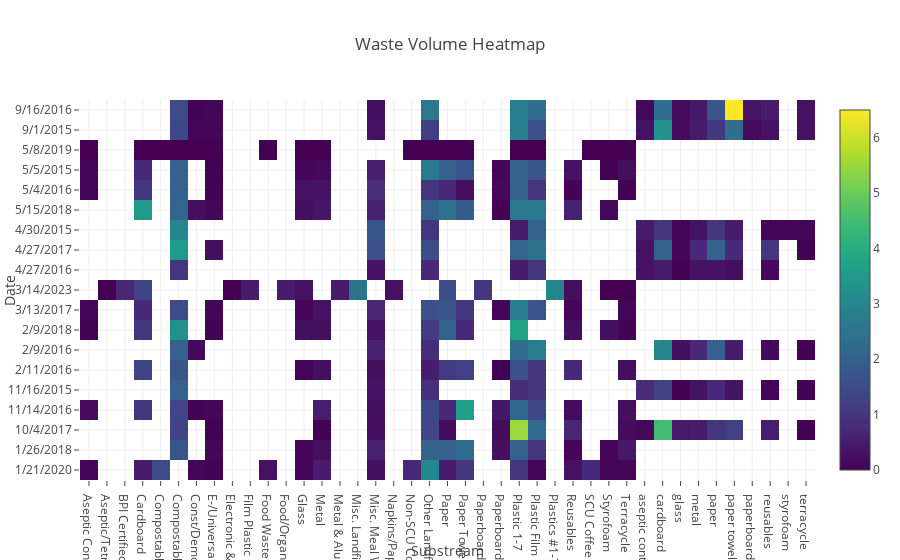

The code cell stored with this chart in its notebook:
### Code cell
# Create the interactive heat map using Plotly
fig_heatmap = go.Figure(data=go.Heatmap(
    z=pivot_table.values,
    x=pivot_table.columns,
    y=pivot_table.index,
    colorscale='Viridis'))

# Customize the layout
fig_heatmap.update_layout(
    title='Waste Volume Heatmap',
    xaxis_title='Substream',
    yaxis_title='Date')

# Display the interactive heatmap
fig_heatmap.show()

# Create the interactive bar chart using Plotly
fig_barchart = go.Figure(data=go.Bar(
    x=grouped_data['Substream'],
    y=grouped_data['Volume'],
    marker=dict(color='blue')))

# Set up the Streamlit app
st.title('Waste Analysis')
st.header('Interactive Heat Map')
st.plotly_chart(fig_heatmap)

st.header('Interactive Bar Chart')
st.plotly_chart(fig_barchart)

### Figure 1 — Plotly figure (JSON) as saved in the notebook; plotly's stock layout.template omitted (floating-point values rounded to 4 significant figures; data arrays with more than 128 entries replaced by an {"elided": "..."} marker saying what was removed)
{"data": [{"colorscale": [[0, "#440154"], [0.1111, "#482878"], [0.2222, "#3e4989"], [0.3333, "#31688e"], [0.4444, "#26828e"], [0.5556, "#1f9e89"], [0.6667, "#35b779"], [0.7778, "#6ece58"], [0.8889, "#b5de2b"], [1, "#fde725"]], "type": "heatmap", "x": ["Aseptic Containers", "Aseptic/Tetra-Pak", "BPI Certified Compostable To-Go Ware", "Cardboard", "Compostable Dining Waste (non-edible)", "Compostable Food Containers", "Const/Demo Waste", "E-/Universal Waste", "Electronic & Universal Waste", "Film Plastic", "Food Waste (edible)", "Food/Organic Waste", "Glass", "Metal", "Metal & Aluminum", "Misc. Landfill", "Misc. Meal Waste", "Napkins/Paper Towels", "Non-SCU Coffee Cups", "Other Landfill", "Paper", "Paper Towels", "Paperboard", "Paperboard Rolls", "Plastic 1-7", "Plastic Film", "Plastics #1-7", "Reusables", "SCU Coffee Cups", "Styrofoam", "Terracycle", "aseptic containers", "cardboard", "glass", "metal", "paper", "paper towels", "paperboard rolls", "reusables", "styrofoam", "terracycle"], "y": ["1/21/2020", "1/26/2018", "10/4/2017", "11/14/2016", "11/16/2015", "2/11/2016", "2/9/2016", "2/9/2018", "3/13/2017", "3/14/2023", "4/27/2016", "4/27/2017", "4/30/2015", "5/15/2018", "5/4/2016", "5/5/2015", "5/8/2019", "9/1/2015", "9/16/2016"], "z": {"elided": "19x41 float values"}}], "layout": {"title": {"text": "Waste Volume Heatmap"}, "xaxis": {"title": {"text": "Substream"}}, "yaxis": {"title": {"text": "Date"}}}}
